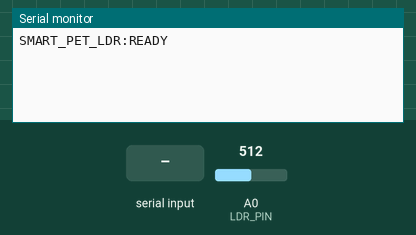
This sketch was run on a simulated Arduino Uno, built with avr-gcc and run on an emulated ATmega328P. Shown: the last lines printed to the serial monitor. Inputs (shaded band) come from the test bench; at power-on: A0 (LDR_PIN) = 512.

Above: at 1.2 s.
1.3 s: A0 (LDR_PIN) set to 490
At 2.5 s:
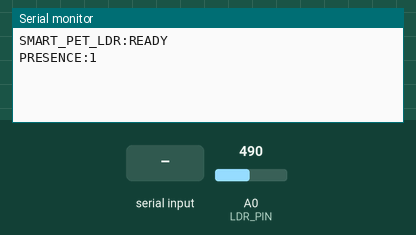
3.0 s: "PING\n" received over Serial
At 3.8 s:
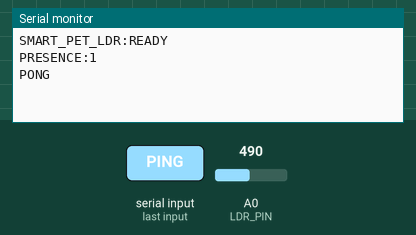
4.5 s: "READ_LDR\n" received over Serial
At 5.1 s:
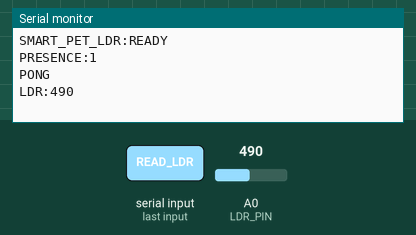
6.0 s: "1\n" received over Serial
At 7.2 s:
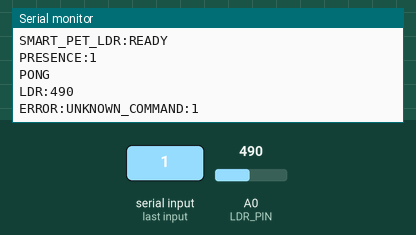
7.5 s: A0 (LDR_PIN) set to 510
At 8.3 s:
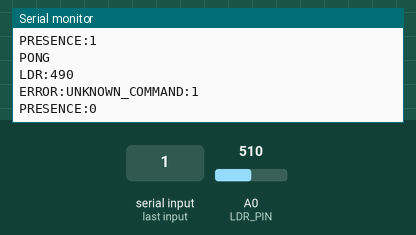

Measured:
- after the input at 1.3 s, the serial monitor: prints a new line after 0.20 s (image 1)
- after the input at 3.0 s, the serial monitor: prints a new line at once (image 2)
- after the input at 4.5 s, the serial monitor: prints a new line at once (image 3)
- after the input at 6.0 s, the serial monitor: prints a new line at once (image 4)
- after the input at 7.5 s, the serial monitor: prints a new line at once (image 5)

The sketch:

06_ldr_presence.ino
```cpp
const unsigned long SERIAL_BAUDRATE = 9600;
const int LDR_PIN = A0;
const int UMBRAL_LDR = 500; // ajustar después de probar

bool presenciaAnterior = false;
unsigned long ultimaLectura = 0;
const unsigned long INTERVALO_MS = 500;

void setup() {
  Serial.begin(SERIAL_BAUDRATE);
  pinMode(LDR_PIN, INPUT);
  Serial.println("SMART_PET_LDR:READY");
}

void loop() {
  leerComandosSerial();
  revisarPresencia();
}

void leerComandosSerial() {
  if (!Serial.available()) return;

  String comando = Serial.readStringUntil('\n');
  comando.trim();

  if (comando == "PING") {
    Serial.println("PONG");
    return;
  }

  if (comando == "READ_PRESENCE") {
    enviarPresenciaActual();
    return;
  }

  if (comando == "READ_LDR") {
    Serial.print("LDR:");
    Serial.println(analogRead(LDR_PIN));
    return;
  }

  Serial.print("ERROR:UNKNOWN_COMMAND:");
  Serial.println(comando);
}

void revisarPresencia() {
  unsigned long ahora = millis();
  if (ahora - ultimaLectura < INTERVALO_MS) return;
  ultimaLectura = ahora;

  bool presenciaActual = calcularPresencia();

  if (presenciaActual != presenciaAnterior) {
    Serial.print("PRESENCE:");
    Serial.println(presenciaActual ? 1 : 0);
    presenciaAnterior = presenciaActual;
  }
}

void enviarPresenciaActual() {
  bool presenciaActual = calcularPresencia();
  Serial.print("PRESENCE:");
  Serial.println(presenciaActual ? 1 : 0);
}

bool calcularPresencia() {
  int valor = analogRead(LDR_PIN);
  return valor < UMBRAL_LDR; // si queda al revés, cambiar < por >
}
```
